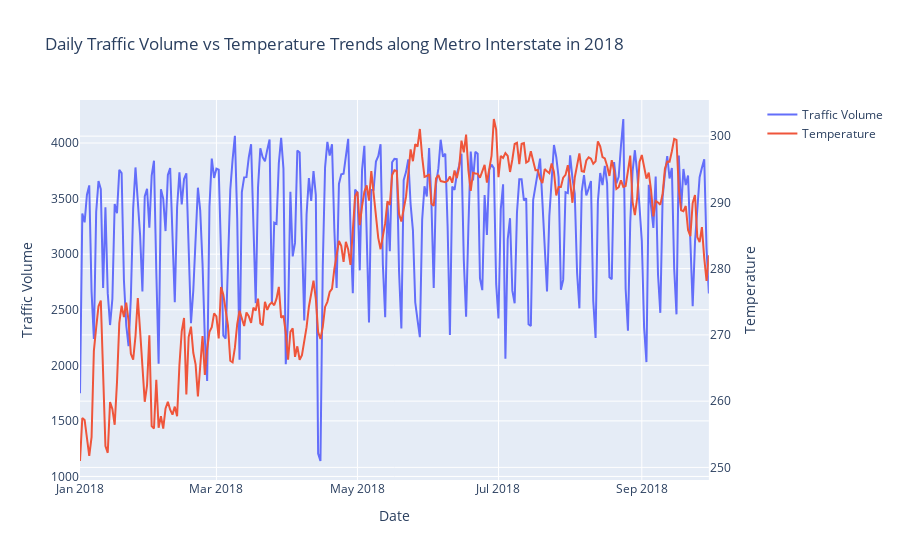

The notebook cell this image was saved under:
### Code cell
daily_df = timeseries_df.resample("D").agg(aggregations)
daily_2018_df = daily_df.loc["2018"]

fig = sp.make_subplots(specs=[[{"secondary_y": True}]])

fig.add_trace(
    go.Scatter(x=daily_2018_df.index, y=daily_2018_df['traffic_volume'], name="Traffic Volume", mode="lines"),
    secondary_y=False
)

fig.add_trace(
    go.Scatter(x=daily_2018_df.index, y=daily_2018_df['temp'], name="Temperature", mode="lines"),
    secondary_y=True
)

fig.update_layout(title='Daily Traffic Volume vs Temperature Trends along Metro Interstate in 2018', xaxis_title='Date')
fig.update_yaxes(title_text="Traffic Volume", secondary_y=False)
fig.update_yaxes(title_text="Temperature", secondary_y=True)
fig.show()

### Figure 1 — Plotly figure (JSON) as saved in the notebook; plotly's stock layout.template omitted (floating-point values rounded to 4 significant figures; data arrays with more than 128 entries replaced by an {"elided": "..."} marker saying what was removed)
{"data": [{"mode": "lines", "name": "Traffic Volume", "type": "scatter", "x": {"elided": "273 str values"}, "xaxis": "x", "y": {"elided": "273 float values"}, "yaxis": "y"}, {"mode": "lines", "name": "Temperature", "type": "scatter", "x": {"elided": "273 str values"}, "xaxis": "x", "y": {"elided": "273 float values"}, "yaxis": "y2"}], "layout": {"title": {"text": "Daily Traffic Volume vs Temperature Trends along Metro Interstate in 2018"}, "xaxis": {"anchor": "y", "domain": [0, 0.94], "title": {"text": "Date"}}, "yaxis": {"anchor": "x", "domain": [0, 1], "title": {"text": "Traffic Volume"}}, "yaxis2": {"anchor": "x", "overlaying": "y", "side": "right", "title": {"text": "Temperature"}}}}
